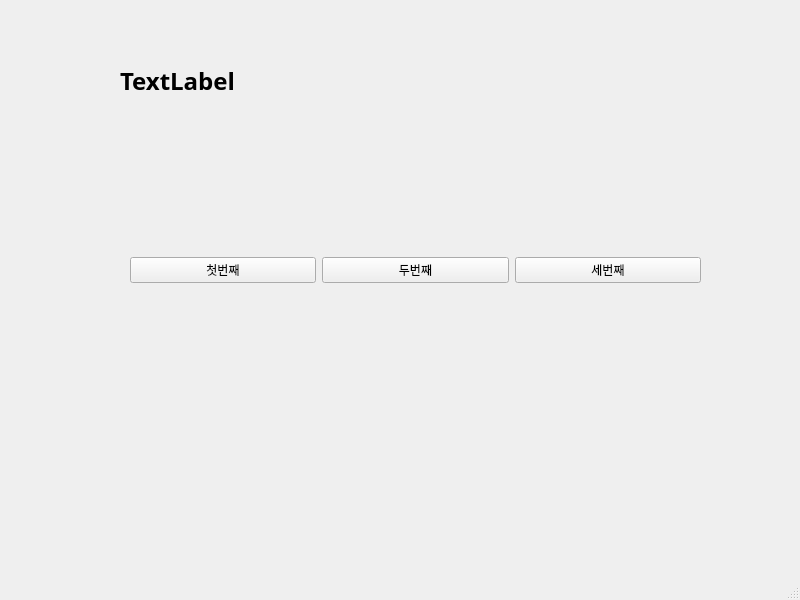
<?xml version="1.0" encoding="UTF-8"?>
<ui version="4.0">
 <class>MainWindow</class>
 <widget class="QMainWindow" name="MainWindow">
  <property name="geometry">
   <rect>
    <x>0</x>
    <y>0</y>
    <width>800</width>
    <height>600</height>
   </rect>
  </property>
  <property name="windowTitle">
   <string>MainWindow</string>
  </property>
  <widget class="QWidget" name="centralwidget">
   <widget class="QWidget" name="horizontalLayoutWidget">
    <property name="geometry">
     <rect>
      <x>130</x>
      <y>210</y>
      <width>571</width>
      <height>121</height>
     </rect>
    </property>
    <layout class="QHBoxLayout" name="horizontalLayout">
     <item>
      <widget class="QPushButton" name="pushButton_3">
       <property name="text">
        <string>첫번째</string>
       </property>
      </widget>
     </item>
     <item>
      <widget class="QPushButton" name="pushButton_2">
       <property name="text">
        <string>두번째</string>
       </property>
      </widget>
     </item>
     <item>
      <widget class="QPushButton" name="pushButton">
       <property name="text">
        <string>세번째</string>
       </property>
      </widget>
     </item>
    </layout>
   </widget>
   <widget class="QLabel" name="label">
    <property name="geometry">
     <rect>
      <x>120</x>
      <y>40</y>
      <width>581</width>
      <height>81</height>
     </rect>
    </property>
    <property name="font">
     <font>
      <family>맑은 고딕</family>
      <pointsize>18</pointsize>
      <weight>75</weight>
      <bold>true</bold>
     </font>
    </property>
    <property name="text">
     <string>TextLabel</string>
    </property>
   </widget>
  </widget>
  <widget class="QMenuBar" name="menubar">
   <property name="geometry">
    <rect>
     <x>0</x>
     <y>0</y>
     <width>800</width>
     <height>21</height>
    </rect>
   </property>
  </widget>
  <widget class="QStatusBar" name="statusbar"/>
 </widget>
 <resources/>
 <connections>
  <connection>
   <sender>pushButton_3</sender>
   <signal>clicked()</signal>
   <receiver>MainWindow</receiver>
   <slot>firstClick()</slot>
   <hints>
    <hint type="sourcelabel">
     <x>182</x>
     <y>301</y>
    </hint>
    <hint type="destinationlabel">
     <x>237</x>
     <y>349</y>
    </hint>
   </hints>
  </connection>
  <connection>
   <sender>pushButton_2</sender>
   <signal>clicked()</signal>
   <receiver>MainWindow</receiver>
   <slot>secondClick()</slot>
   <hints>
    <hint type="sourcelabel">
     <x>378</x>
     <y>302</y>
    </hint>
    <hint type="destinationlabel">
     <x>436</x>
     <y>351</y>
    </hint>
   </hints>
  </connection>
  <connection>
   <sender>pushButton</sender>
   <signal>clicked()</signal>
   <receiver>MainWindow</receiver>
   <slot>thirdClick()</slot>
   <hints>
    <hint type="sourcelabel">
     <x>593</x>
     <y>299</y>
    </hint>
    <hint type="destinationlabel">
     <x>656</x>
     <y>358</y>
    </hint>
   </hints>
  </connection>
 </connections>
 <slots>
  <slot>firstClick()</slot>
  <slot>secondClick()</slot>
  <slot>thirdClick()</slot>
 </slots>
</ui>
